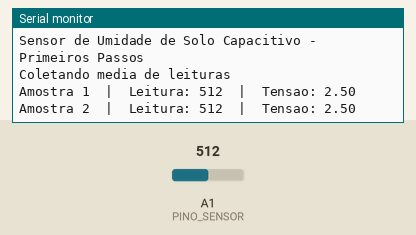
Bench run of a sketch on a simulated Arduino Uno, built with avr-gcc and run on an emulated ATmega328P. Parts: the last lines printed to the serial monitor. Inputs (shaded band) come from the test bench; at power-on: A1 (PINO_SENSOR) = 512.

Above: at 1.8 s.
1.9 s: A1 (PINO_SENSOR) set to 716
At 2.9 s:
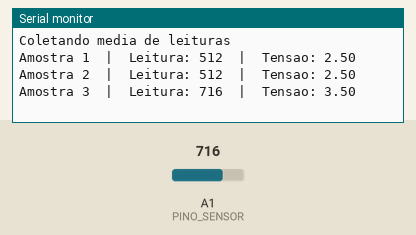
3.4 s: A1 (PINO_SENSOR) set to 900
At 4.9 s:
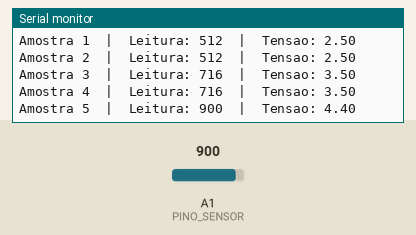
Timing chart, 0 to 6.4 s (numbered marks = the images above; inputs shaded):
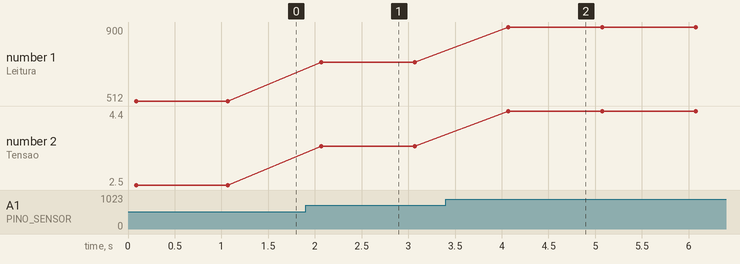

Measured:
- after the input at 1.9 s, the serial monitor: prints a new line after 0.17 s (image 1)
- after the input at 3.4 s, the serial monitor: prints a new line after 0.67 s (image 2)
- plotted number 1: 512 → 716 after the input at 1.9 s, 716 → 900 after the input at 3.4 s
- plotted number 2: 2.5 → 3.5 after the input at 1.9 s, 3.5 → 4.4 after the input at 3.4 s

The sketch:

humidity_test.ino
```cpp
const int PINO_SENSOR = A1; // Pino que o sensor esta conectado

const int NUMERO_AMOSTRAS = 100;


void setup() {
  Serial.begin(9600);
  Serial.println("Sensor de Umidade de Solo Capacitivo - Primeiros Passos");
  Serial.println("Coletando media de leituras");

  int leitura_sensor = 0;

  long somatoria = 0;

  pinMode(PINO_SENSOR, INPUT);

  for (int i = 1; i <= NUMERO_AMOSTRAS; i++) {
    leitura_sensor = analogRead(PINO_SENSOR);
    somatoria = somatoria + leitura_sensor;
    float tensao = leitura_sensor * (5.0 / 1023);
    Serial.print("Amostra ");
    Serial.print(i);
    Serial.print("  |  ");
    Serial.print("Leitura: ");
    Serial.print(leitura_sensor);
    Serial.print("  |  ");
    Serial.print("Tensao: ");
    Serial.println(tensao);
    delay(1000);
  }

  int media = somatoria / NUMERO_AMOSTRAS;
  Serial.println("");
  Serial.print("Media obtida: ");
  Serial.println(media);
}

void loop() {
  // TODO
}
```
